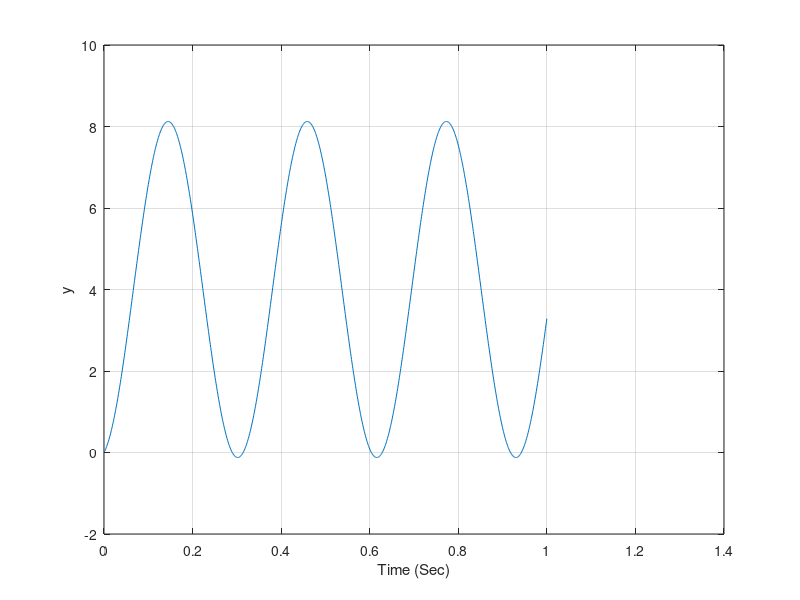

This chart was generated by the following MATLAB code:
clc;
clear;
close all;

T=0;
S=0;
Y=0;
YD=20;
X=80;
W=20;
H=.001;
n=0;

while T<=(1.-1e-5)
    YOLD = Y;
    YDOLD = YD;
    STEP = 1;
    FLAG = 0;
    while STEP <= 1
        if FLAG == 1
            STEP = 2;
            Y = Y + H*YD;
            YD = YD + H*YDD;
            T = T + H;
        end
        YDD = W*X-W*W*Y;
        FLAG = 1;
    end
    FLAG = 0;
    Y = .5*(YOLD+Y+H*YD);
    YD = .5*(YDOLD + YD + H*YDD);
    S = S + H;
    if S >= .000999
        S=0;
        n = n+1;
        ArrayT(n)=T;
        ArrayY(n)=Y;
    end
end
figure
plot(ArrayT, ArrayY),grid
xlabel('Time (Sec)')
ylabel('y')
clc;
output = [ArrayT', ArrayY'];
save datfil output -ascii
delete('*.asv')
disp 'simulation finished'
